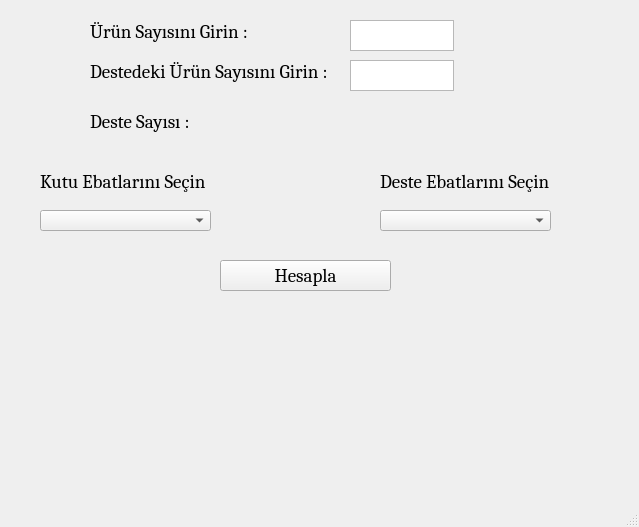
<?xml version="1.0" encoding="UTF-8"?>
<ui version="4.0">
 <class>MainWindow</class>
 <widget class="QMainWindow" name="MainWindow">
  <property name="geometry">
   <rect>
    <x>0</x>
    <y>0</y>
    <width>639</width>
    <height>527</height>
   </rect>
  </property>
  <property name="focusPolicy">
   <enum>Qt::NoFocus</enum>
  </property>
  <property name="windowTitle">
   <string>Kaç Adet Koli Gerekir</string>
  </property>
  <widget class="QWidget" name="centralwidget">
   <widget class="QLabel" name="label">
    <property name="geometry">
     <rect>
      <x>90</x>
      <y>20</y>
      <width>168</width>
      <height>22</height>
     </rect>
    </property>
    <property name="font">
     <font>
      <family>Cambria</family>
      <pointsize>14</pointsize>
     </font>
    </property>
    <property name="text">
     <string>Ürün Sayısını Girin :</string>
    </property>
   </widget>
   <widget class="QTextEdit" name="textEdit">
    <property name="geometry">
     <rect>
      <x>350</x>
      <y>20</y>
      <width>104</width>
      <height>31</height>
     </rect>
    </property>
    <property name="font">
     <font>
      <pointsize>12</pointsize>
     </font>
    </property>
   </widget>
   <widget class="QLabel" name="label_2">
    <property name="geometry">
     <rect>
      <x>40</x>
      <y>170</y>
      <width>174</width>
      <height>23</height>
     </rect>
    </property>
    <property name="font">
     <font>
      <family>Cambria</family>
      <pointsize>14</pointsize>
     </font>
    </property>
    <property name="text">
     <string>Kutu Ebatlarını Seçin</string>
    </property>
   </widget>
   <widget class="QComboBox" name="comboBox">
    <property name="geometry">
     <rect>
      <x>40</x>
      <y>210</y>
      <width>171</width>
      <height>21</height>
     </rect>
    </property>
    <property name="font">
     <font>
      <family>Cambria</family>
      <pointsize>12</pointsize>
     </font>
    </property>
   </widget>
   <widget class="QComboBox" name="comboBox_2">
    <property name="geometry">
     <rect>
      <x>380</x>
      <y>210</y>
      <width>171</width>
      <height>21</height>
     </rect>
    </property>
    <property name="font">
     <font>
      <family>Cambria</family>
      <pointsize>12</pointsize>
     </font>
    </property>
   </widget>
   <widget class="QLabel" name="label_3">
    <property name="geometry">
     <rect>
      <x>380</x>
      <y>170</y>
      <width>174</width>
      <height>23</height>
     </rect>
    </property>
    <property name="font">
     <font>
      <family>Cambria</family>
      <pointsize>14</pointsize>
     </font>
    </property>
    <property name="text">
     <string>Deste Ebatlarını Seçin</string>
    </property>
   </widget>
   <widget class="QPushButton" name="pushButton">
    <property name="geometry">
     <rect>
      <x>220</x>
      <y>260</y>
      <width>171</width>
      <height>31</height>
     </rect>
    </property>
    <property name="font">
     <font>
      <family>Cambria</family>
      <pointsize>14</pointsize>
     </font>
    </property>
    <property name="text">
     <string>Hesapla</string>
    </property>
   </widget>
   <widget class="QLabel" name="label_13">
    <property name="geometry">
     <rect>
      <x>50</x>
      <y>350</y>
      <width>491</width>
      <height>101</height>
     </rect>
    </property>
    <property name="font">
     <font>
      <family>Cambria</family>
      <pointsize>14</pointsize>
     </font>
    </property>
    <property name="text">
     <string/>
    </property>
    <property name="alignment">
     <set>Qt::AlignLeading|Qt::AlignLeft|Qt::AlignTop</set>
    </property>
   </widget>
   <widget class="QLabel" name="label_5">
    <property name="geometry">
     <rect>
      <x>90</x>
      <y>60</y>
      <width>252</width>
      <height>22</height>
     </rect>
    </property>
    <property name="font">
     <font>
      <family>Cambria</family>
      <pointsize>14</pointsize>
     </font>
    </property>
    <property name="text">
     <string>Destedeki Ürün Sayısını Girin :</string>
    </property>
   </widget>
   <widget class="QTextEdit" name="textEdit_2">
    <property name="geometry">
     <rect>
      <x>350</x>
      <y>60</y>
      <width>104</width>
      <height>31</height>
     </rect>
    </property>
    <property name="font">
     <font>
      <pointsize>12</pointsize>
     </font>
    </property>
   </widget>
   <widget class="QLabel" name="label_6">
    <property name="geometry">
     <rect>
      <x>90</x>
      <y>110</y>
      <width>231</width>
      <height>22</height>
     </rect>
    </property>
    <property name="font">
     <font>
      <family>Cambria</family>
      <pointsize>14</pointsize>
     </font>
    </property>
    <property name="text">
     <string>Deste Sayısı :</string>
    </property>
   </widget>
   <widget class="QLabel" name="label_7">
    <property name="geometry">
     <rect>
      <x>350</x>
      <y>110</y>
      <width>80</width>
      <height>23</height>
     </rect>
    </property>
    <property name="font">
     <font>
      <pointsize>14</pointsize>
     </font>
    </property>
    <property name="text">
     <string/>
    </property>
   </widget>
  </widget>
  <widget class="QStatusBar" name="statusbar"/>
 </widget>
 <resources/>
 <connections/>
</ui>
